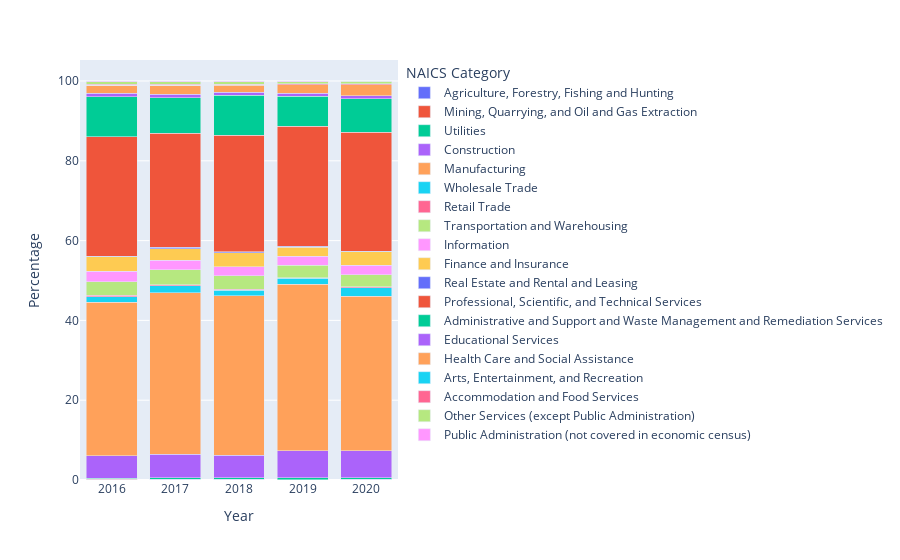

Notebook code cell kept with this figure:
### Markdown cell above
# Bar chart - all category

### Code cell
import pandas as pd
import plotly.express as px

# Read in the data
df = pd.read_csv('us_funding_time_series.csv')

# Melt the data so that each row represents a single observation
df_melt = pd.melt(df, id_vars=['NAICS Category'], var_name='Year', value_name='Percentage')

# Create the stacked bar chart using Plotly Express
fig = px.bar(df_melt, x='Year', y='Percentage', color='NAICS Category', barmode='stack')

# Update the x-axis to show only the years
fig.update_xaxes(type='category')

# Show the chart
fig.show()

### Figure 1 — Plotly figure (JSON) as saved in the notebook; plotly's stock layout.template omitted (floating-point values rounded to 4 significant figures)
{"data": [{"alignmentgroup": "True", "hovertemplate": "NAICS Category=Agriculture, Forestry, Fishing and Hunting<br>Year=%{x}<br>Percentage=%{y}<extra></extra>", "legendgroup": "Agriculture, Forestry, Fishing and Hunting", "marker": {"color": "#636efa", "pattern": {"shape": ""}}, "name": "Agriculture, Forestry, Fishing and Hunting", "offsetgroup": "Agriculture, Forestry, Fishing and Hunting", "orientation": "v", "showlegend": true, "textposition": "auto", "type": "bar", "x": ["2016", "2017", "2018", "2019", "2020"], "xaxis": "x", "y": [0.09826, 0.1576, 0.1424, 0.08728, 0.1559], "yaxis": "y"}, {"alignmentgroup": "True", "hovertemplate": "NAICS Category=Mining, Quarrying, and Oil and Gas Extraction<br>Year=%{x}<br>Percentage=%{y}<extra></extra>", "legendgroup": "Mining, Quarrying, and Oil and Gas Extraction", "marker": {"color": "#EF553B", "pattern": {"shape": ""}}, "name": "Mining, Quarrying, and Oil and Gas Extraction", "offsetgroup": "Mining, Quarrying, and Oil and Gas Extraction", "orientation": "v", "showlegend": true, "textposition": "auto", "type": "bar", "x": ["2016", "2017", "2018", "2019", "2020"], "xaxis": "x", "y": [0.04144, 0.04601, 0.04692, 0.03869, 0.03832], "yaxis": "y"}, {"alignmentgroup": "True", "hovertemplate": "NAICS Category=Utilities<br>Year=%{x}<br>Percentage=%{y}<extra></extra>", "legendgroup": "Utilities", "marker": {"color": "#00cc96", "pattern": {"shape": ""}}, "name": "Utilities", "offsetgroup": "Utilities", "orientation": "v", "showlegend": true, "textposition": "auto", "type": "bar", "x": ["2016", "2017", "2018", "2019", "2020"], "xaxis": "x", "y": [0.3445, 0.3366, 0.3348, 0.4165, 0.3136], "yaxis": "y"}, {"alignmentgroup": "True", "hovertemplate": "NAICS Category=Construction<br>Year=%{x}<br>Percentage=%{y}<extra></extra>", "legendgroup": "Construction", "marker": {"color": "#ab63fa", "pattern": {"shape": ""}}, "name": "Construction", "offsetgroup": "Construction", "orientation": "v", "showlegend": true, "textposition": "auto", "type": "bar", "x": ["2016", "2017", "2018", "2019", "2020"], "xaxis": "x", "y": [5.643, 5.911, 5.645, 6.85, 6.868], "yaxis": "y"}, {"alignmentgroup": "True", "hovertemplate": "NAICS Category=Manufacturing<br>Year=%{x}<br>Percentage=%{y}<extra></extra>", "legendgroup": "Manufacturing", "marker": {"color": "#FFA15A", "pattern": {"shape": ""}}, "name": "Manufacturing", "offsetgroup": "Manufacturing", "orientation": "v", "showlegend": true, "textposition": "auto", "type": "bar", "x": ["2016", "2017", "2018", "2019", "2020"], "xaxis": "x", "y": [38.41, 40.54, 39.97, 41.67, 38.66], "yaxis": "y"}, {"alignmentgroup": "True", "hovertemplate": "NAICS Category=Wholesale Trade<br>Year=%{x}<br>Percentage=%{y}<extra></extra>", "legendgroup": "Wholesale Trade", "marker": {"color": "#19d3f3", "pattern": {"shape": ""}}, "name": "Wholesale Trade", "offsetgroup": "Wholesale Trade", "orientation": "v", "showlegend": true, "textposition": "auto", "type": "bar", "x": ["2016", "2017", "2018", "2019", "2020"], "xaxis": "x", "y": [1.41, 1.718, 1.48, 1.464, 2.184], "yaxis": "y"}, {"alignmentgroup": "True", "hovertemplate": "NAICS Category=Retail Trade<br>Year=%{x}<br>Percentage=%{y}<extra></extra>", "legendgroup": "Retail Trade", "marker": {"color": "#FF6692", "pattern": {"shape": ""}}, "name": "Retail Trade", "offsetgroup": "Retail Trade", "orientation": "v", "showlegend": true, "textposition": "auto", "type": "bar", "x": ["2016", "2017", "2018", "2019", "2020"], "xaxis": "x", "y": [0.3114, 0.25, 0.2163, 0.2176, 0.1799], "yaxis": "y"}, {"alignmentgroup": "True", "hovertemplate": "NAICS Category=Transportation and Warehousing<br>Year=%{x}<br>Percentage=%{y}<extra></extra>", "legendgroup": "Transportation and Warehousing", "marker": {"color": "#B6E880", "pattern": {"shape": ""}}, "name": "Transportation and Warehousing", "offsetgroup": "Transportation and Warehousing", "orientation": "v", "showlegend": true, "textposition": "auto", "type": "bar", "x": ["2016", "2017", "2018", "2019", "2020"], "xaxis": "x", "y": [3.418, 3.724, 3.334, 3.081, 3.078], "yaxis": "y"}, {"alignmentgroup": "True", "hovertemplate": "NAICS Category=Information<br>Year=%{x}<br>Percentage=%{y}<extra></extra>", "legendgroup": "Information", "marker": {"color": "#FF97FF", "pattern": {"shape": ""}}, "name": "Information", "offsetgroup": "Information", "orientation": "v", "showlegend": true, "textposition": "auto", "type": "bar", "x": ["2016", "2017", "2018", "2019", "2020"], "xaxis": "x", "y": [2.644, 2.456, 2.305, 2.279, 2.351], "yaxis": "y"}, {"alignmentgroup": "True", "hovertemplate": "NAICS Category=Finance and Insurance<br>Year=%{x}<br>Percentage=%{y}<extra></extra>", "legendgroup": "Finance and Insurance", "marker": {"color": "#FECB52", "pattern": {"shape": ""}}, "name": "Finance and Insurance", "offsetgroup": "Finance and Insurance", "orientation": "v", "showlegend": true, "textposition": "auto", "type": "bar", "x": ["2016", "2017", "2018", "2019", "2020"], "xaxis": "x", "y": [3.57, 2.865, 3.491, 2.267, 3.404], "yaxis": "y"}, {"alignmentgroup": "True", "hovertemplate": "NAICS Category=Real Estate and Rental and Leasing<br>Year=%{x}<br>Percentage=%{y}<extra></extra>", "legendgroup": "Real Estate and Rental and Leasing", "marker": {"color": "#636efa", "pattern": {"shape": ""}}, "name": "Real Estate and Rental and Leasing", "offsetgroup": "Real Estate and Rental and Leasing", "orientation": "v", "showlegend": true, "textposition": "auto", "type": "bar", "x": ["2016", "2017", "2018", "2019", "2020"], "xaxis": "x", "y": [0.2349, 0.2937, 0.2007, 0.1894, 0.1526], "yaxis": "y"}, {"alignmentgroup": "True", "hovertemplate": "NAICS Category=Professional, Scientific, and Technical Services<br>Year=%{x}<br>Percentage=%{y}<extra></extra>", "legendgroup": "Professional, Scientific, and Technical Services", "marker": {"color": "#EF553B", "pattern": {"shape": ""}}, "name": "Professional, Scientific, and Technical Services", "offsetgroup": "Professional, Scientific, and Technical Services", "orientation": "v", "showlegend": true, "textposition": "auto", "type": "bar", "x": ["2016", "2017", "2018", "2019", "2020"], "xaxis": "x", "y": [29.87, 28.66, 29.24, 30.06, 29.75], "yaxis": "y"}, {"alignmentgroup": "True", "hovertemplate": "NAICS Category=Administrative and Support and Waste Management and Remediation Services<br>Year=%{x}<br>Percentage=%{y}<extra></extra>", "legendgroup": "Administrative and Support and Waste Management and Remediation Services", "marker": {"color": "#00cc96", "pattern": {"shape": ""}}, "name": "Administrative and Support and Waste Management and Remediation Services", "offsetgroup": "Administrative and Support and Waste Management and Remediation Services", "orientation": "v", "showlegend": true, "textposition": "auto", "type": "bar", "x": ["2016", "2017", "2018", "2019", "2020"], "xaxis": "x", "y": [10.04, 8.805, 9.971, 7.504, 8.379], "yaxis": "y"}, {"alignmentgroup": "True", "hovertemplate": "NAICS Category=Educational Services<br>Year=%{x}<br>Percentage=%{y}<extra></extra>", "legendgroup": "Educational Services", "marker": {"color": "#ab63fa", "pattern": {"shape": ""}}, "name": "Educational Services", "offsetgroup": "Educational Services", "orientation": "v", "showlegend": true, "textposition": "auto", "type": "bar", "x": ["2016", "2017", "2018", "2019", "2020"], "xaxis": "x", "y": [0.9173, 0.8795, 0.7691, 0.8678, 0.7327], "yaxis": "y"}, {"alignmentgroup": "True", "hovertemplate": "NAICS Category=Health Care and Social Assistance<br>Year=%{x}<br>Percentage=%{y}<extra></extra>", "legendgroup": "Health Care and Social Assistance", "marker": {"color": "#FFA15A", "pattern": {"shape": ""}}, "name": "Health Care and Social Assistance", "offsetgroup": "Health Care and Social Assistance", "orientation": "v", "showlegend": true, "textposition": "auto", "type": "bar", "x": ["2016", "2017", "2018", "2019", "2020"], "xaxis": "x", "y": [1.944, 2.286, 1.817, 2.08, 2.794], "yaxis": "y"}, {"alignmentgroup": "True", "hovertemplate": "NAICS Category=Arts, Entertainment, and Recreation<br>Year=%{x}<br>Percentage=%{y}<extra></extra>", "legendgroup": "Arts, Entertainment, and Recreation", "marker": {"color": "#19d3f3", "pattern": {"shape": ""}}, "name": "Arts, Entertainment, and Recreation", "offsetgroup": "Arts, Entertainment, and Recreation", "orientation": "v", "showlegend": true, "textposition": "auto", "type": "bar", "x": ["2016", "2017", "2018", "2019", "2020"], "xaxis": "x", "y": [0.02335, 0.02667, 0.03699, 0.03925, 0.02963], "yaxis": "y"}, {"alignmentgroup": "True", "hovertemplate": "NAICS Category=Accommodation and Food Services<br>Year=%{x}<br>Percentage=%{y}<extra></extra>", "legendgroup": "Accommodation and Food Services", "marker": {"color": "#FF6692", "pattern": {"shape": ""}}, "name": "Accommodation and Food Services", "offsetgroup": "Accommodation and Food Services", "orientation": "v", "showlegend": true, "textposition": "auto", "type": "bar", "x": ["2016", "2017", "2018", "2019", "2020"], "xaxis": "x", "y": [0.2618, 0.2792, 0.2436, 0.1887, 0.2359], "yaxis": "y"}, {"alignmentgroup": "True", "hovertemplate": "NAICS Category=Other Services (except Public Administration)<br>Year=%{x}<br>Percentage=%{y}<extra></extra>", "legendgroup": "Other Services (except Public Administration)", "marker": {"color": "#B6E880", "pattern": {"shape": ""}}, "name": "Other Services (except Public Administration)", "offsetgroup": "Other Services (except Public Administration)", "orientation": "v", "showlegend": true, "textposition": "auto", "type": "bar", "x": ["2016", "2017", "2018", "2019", "2020"], "xaxis": "x", "y": [0.6348, 0.6066, 0.6274, 0.5577, 0.5982], "yaxis": "y"}, {"alignmentgroup": "True", "hovertemplate": "NAICS Category=Public Administration (not covered in economic census)<br>Year=%{x}<br>Percentage=%{y}<extra></extra>", "legendgroup": "Public Administration (not covered in economic census)", "marker": {"color": "#FF97FF", "pattern": {"shape": ""}}, "name": "Public Administration (not covered in economic census)", "offsetgroup": "Public Administration (not covered in economic census)", "orientation": "v", "showlegend": true, "textposition": "auto", "type": "bar", "x": ["2016", "2017", "2018", "2019", "2020"], "xaxis": "x", "y": [0.1785, 0.1639, 0.1285, 0.1459, 0.09251], "yaxis": "y"}], "layout": {"barmode": "stack", "legend": {"title": {"text": "NAICS Category"}, "tracegroupgap": 0}, "margin": {"t": 60}, "xaxis": {"anchor": "y", "domain": [0, 1], "title": {"text": "Year"}, "type": "category"}, "yaxis": {"anchor": "x", "domain": [0, 1], "title": {"text": "Percentage"}}}}
